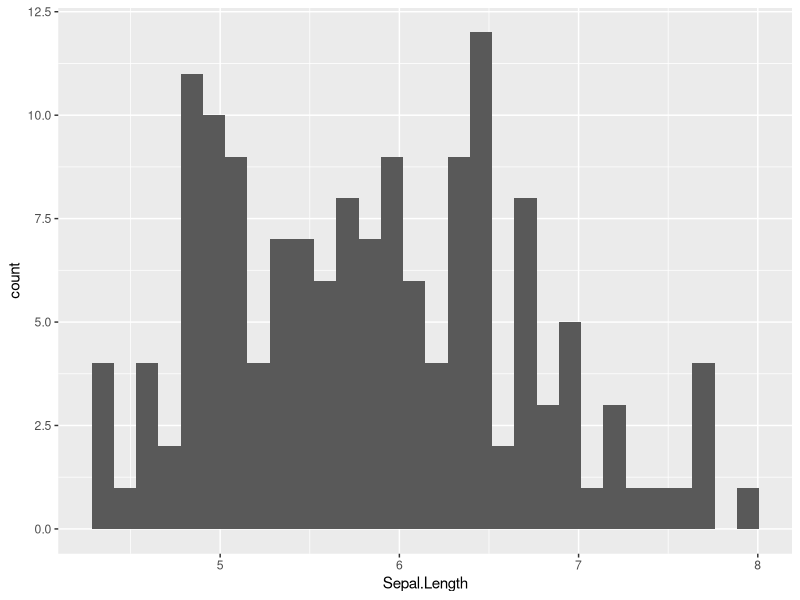
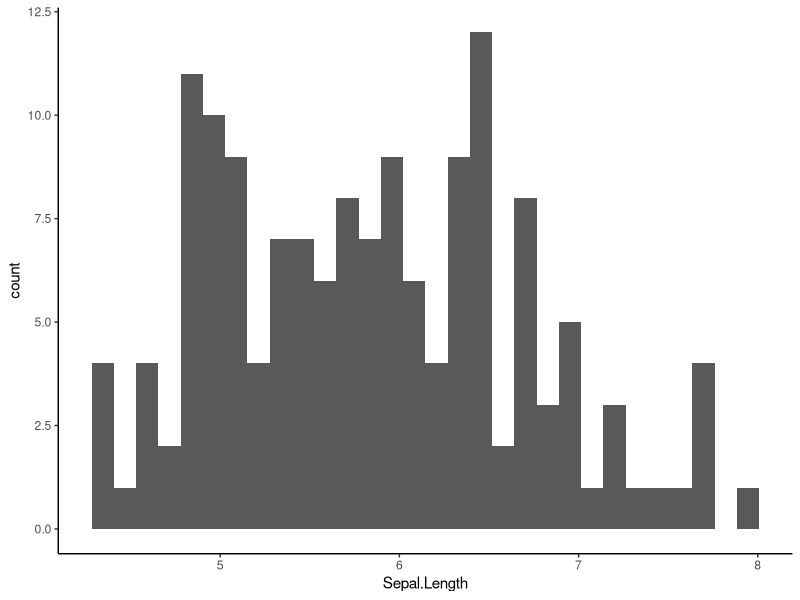
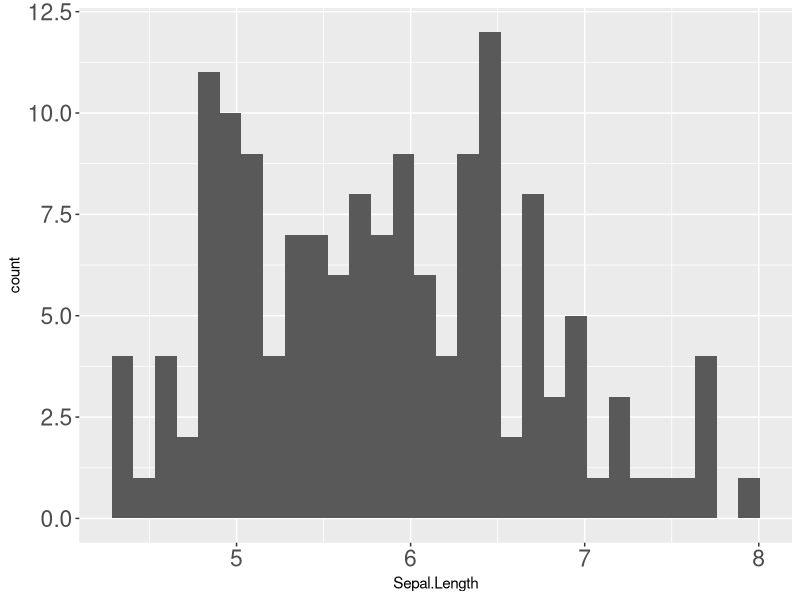
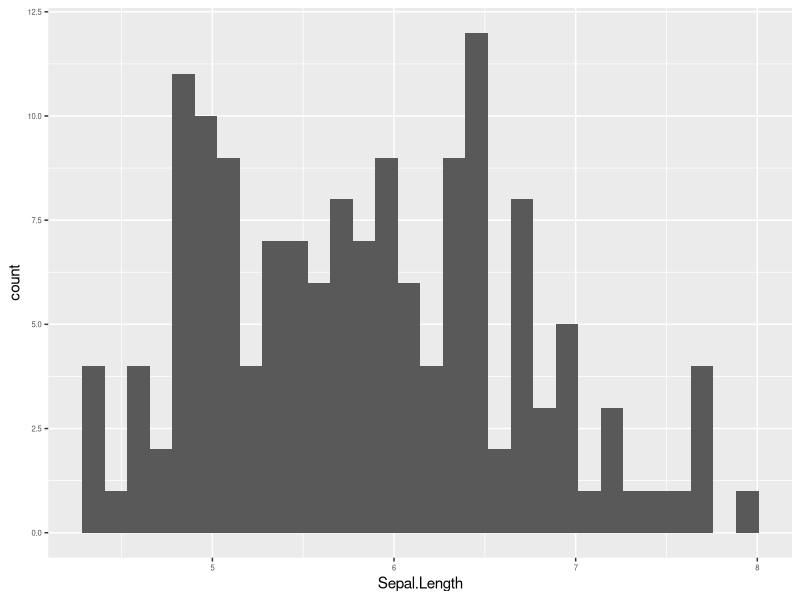
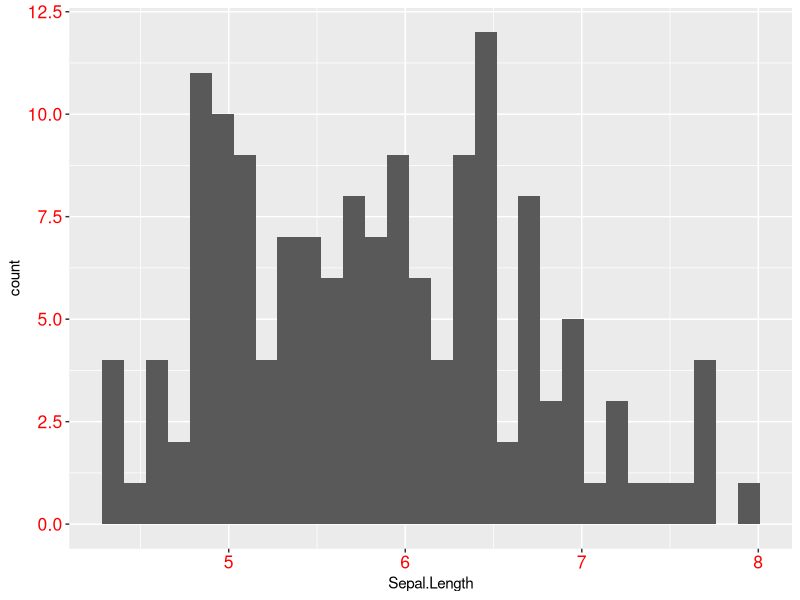
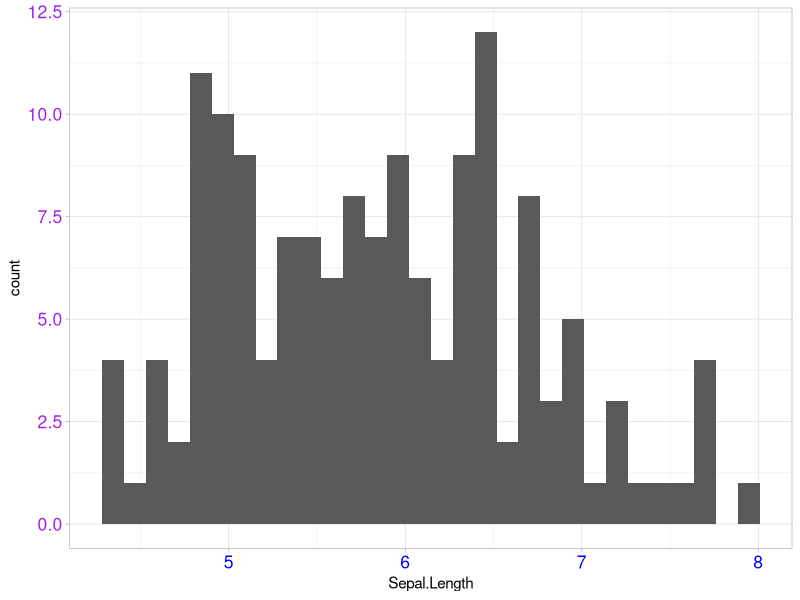
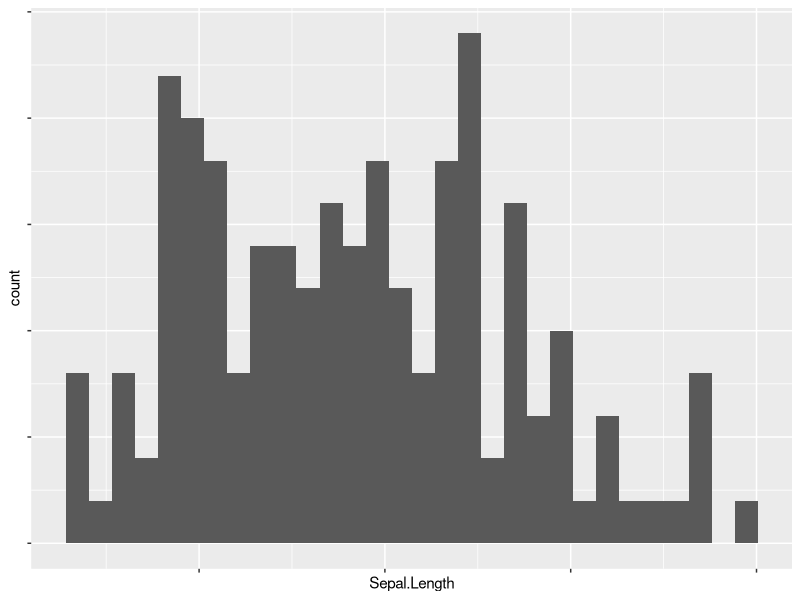
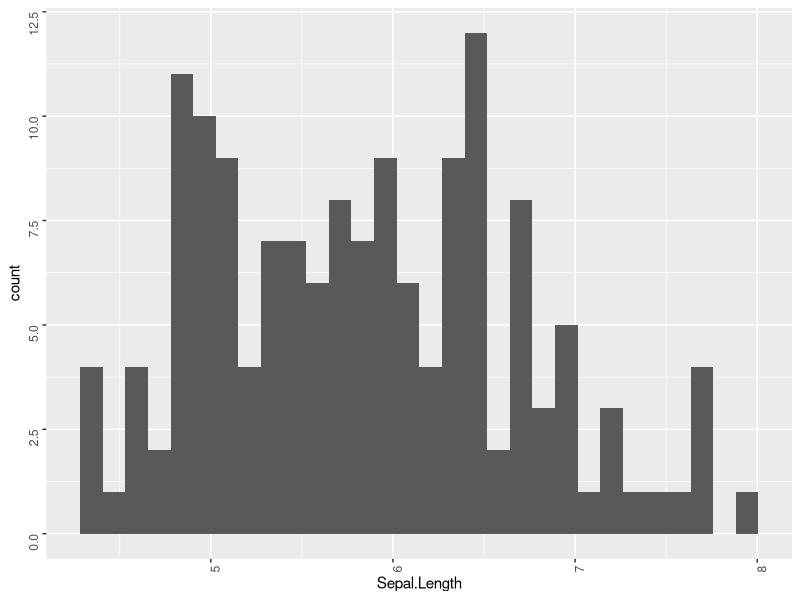

Reproduce these figures in R, in order.
## ---- chunk 1
knitr::opts_chunk$set(
  message = FALSE,
  warning = FALSE,
  fig.width = 4,
  fig.height = 3
)
library(ggplot2)
## ---- chunk 2
ggplot(iris, aes(x = Sepal.Length)) + 
  geom_histogram()
## ---- chunk 3
ggplot(iris, aes(x = Sepal.Length)) + 
  geom_histogram() + 
  theme_classic() # Set the theme as theme_classic() by adding
## ---- chunk 4
ggplot(iris, aes(x = Sepal.Length)) + 
  geom_histogram() + 
  #theme( plot-thing-to-change = element_<YPE>(things to customize about it) )
  theme(axis.text = element_text(size = rel(1.5)))
## ---- chunk 5
ggplot(iris, aes(x = Sepal.Length)) + 
  geom_histogram() + 
  theme(axis.text = element_text(size = rel(0.5)))
## ---- chunk 6
ggplot(iris, aes(x = Sepal.Length)) + 
  geom_histogram() + 
  theme(axis.text = element_text(color = "red", size = rel(1.15)))
## ---- chunk 7
ggplot(iris, aes(x = Sepal.Length)) + 
  geom_histogram() + 
  theme_light() +
  theme(axis.text = element_text(size = rel(1.15)), # both axes 
        axis.text.x = element_text(color = "blue"), # only the x!
        axis.text.y = element_text(color = "purple")) # only the y!
## ---- chunk 8
ggplot(iris, aes(x = Sepal.Length)) + 
  geom_histogram() + 
  theme(axis.text = element_blank()) 
## ---- chunk 9
ggplot(iris, aes(x = Sepal.Length)) + 
  geom_histogram() + 
  theme(axis.text = element_text(angle = 90))
## ---- chunk 10
ggplot(iris, aes(x = Sepal.Length)) + 
  geom_histogram() + 
  theme(plot.background = element_rect(fill = "pink"))
## ---- chunk 11
ggplot(iris, aes(x = Sepal.Length)) + 
  geom_histogram() + 
  theme(panel.background = element_rect(fill = "pink"))
## ---- chunk 12
ggplot(iris, aes(x = Sepal.Length)) + 
  geom_histogram() + 
  # Add faceting
  facet_wrap(vars(Species), nrow = 1) +
  theme(strip.background = element_rect(fill = "pink", 
                                        color = "blue",
                                        size = rel(4)))
## ---- chunk 13
ggplot(iris, aes(x = Sepal.Length)) + 
  geom_histogram() + 
  theme(axis.line = element_line(size = rel(2), color = "purple"))
## ---- chunk 14
ggplot(iris, aes(x = Sepal.Length)) + 
  geom_histogram() + 
  theme(panel.grid = element_line(color = "blue"))
## ---- chunk 15
ggplot(iris, aes(x = Sepal.Length)) + 
  geom_histogram() + 
  theme(panel.grid = element_line(color = "blue"),
        panel.grid.minor = element_blank())
## ---- chunk 16
ggplot(iris, aes(x = Sepal.Length)) + 
  geom_histogram() +
  labs(title = "My iris histogram") -> iris_histogram # save plot to variable

# Add some theme changes to it, without changing the definition of `iris_histogram`
iris_histogram + 
  theme(plot.title = element_text(hjust = 0.5)) # moves title to top-MIDDLE of the plot instead of the default top-left
